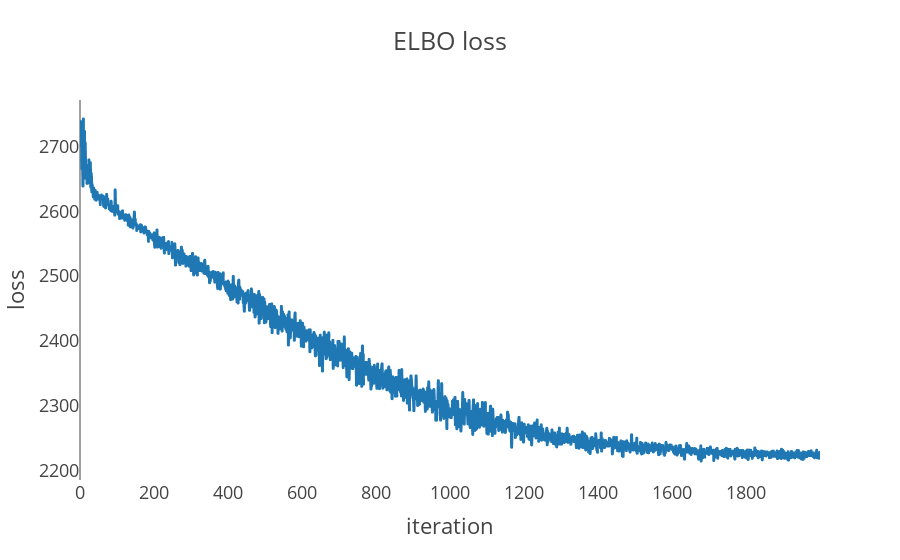

The code cell stored with this chart in its notebook:
### Code cell
sample45 = get_samples(impactDF_grid45, base_m= 30, base_s= 25, slope_m= 0, slope_s= 30, n_iters=2000, n_samples=3000)

### Figure 1 — Plotly figure (JSON) as saved in the notebook; plotly's stock layout.template omitted (floating-point values rounded to 4 significant figures; data arrays with more than 128 entries replaced by an {"elided": "..."} marker saying what was removed)
{"data": [{"hovertemplate": "x=%{x}<br>y=%{y}<extra></extra>", "legendgroup": "", "line": {"color": "#1F77B4", "dash": "solid"}, "marker": {"symbol": "circle"}, "mode": "lines", "name": "", "showlegend": false, "type": "scattergl", "x": {"elided": "2000 int values"}, "xaxis": "x", "y": {"elided": "2000 float values"}, "yaxis": "y"}], "layout": {"legend": {"tracegroupgap": 0}, "title": {"text": "ELBO loss"}, "xaxis": {"anchor": "y", "domain": [0, 1], "showgrid": false, "title": {"text": "iteration"}}, "yaxis": {"anchor": "x", "domain": [0, 1], "showgrid": false, "title": {"text": "loss"}}}}
